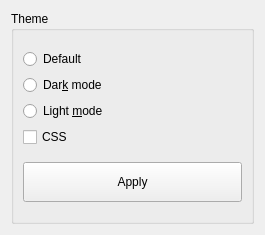
<?xml version="1.0" encoding="UTF-8"?>
<ui version="4.0">
 <class>From</class>
 <widget class="QWidget" name="From">
  <property name="geometry">
   <rect>
    <x>0</x>
    <y>0</y>
    <width>265</width>
    <height>235</height>
   </rect>
  </property>
  <property name="windowTitle">
   <string>Settings</string>
  </property>
  <layout class="QGridLayout" name="gridLayout_2">
   <item row="0" column="0">
    <widget class="QGroupBox" name="groupBox">
     <property name="title">
      <string>Theme</string>
     </property>
     <layout class="QGridLayout" name="gridLayout_4">
      <item row="0" column="0">
       <layout class="QVBoxLayout" name="verticalLayout">
        <item>
         <widget class="QRadioButton" name="radDefault">
          <property name="text">
           <string>Default</string>
          </property>
         </widget>
        </item>
        <item>
         <widget class="QRadioButton" name="radDark">
          <property name="text">
           <string>Dar&amp;k mode</string>
          </property>
         </widget>
        </item>
        <item>
         <widget class="QRadioButton" name="radLight">
          <property name="text">
           <string>Light &amp;mode</string>
          </property>
         </widget>
        </item>
        <item>
         <widget class="QCheckBox" name="customeCSS">
          <property name="text">
           <string>CSS</string>
          </property>
         </widget>
        </item>
       </layout>
      </item>
      <item row="1" column="0">
       <widget class="QPushButton" name="btnApply">
        <property name="sizePolicy">
         <sizepolicy hsizetype="Minimum" vsizetype="Fixed">
          <horstretch>0</horstretch>
          <verstretch>0</verstretch>
         </sizepolicy>
        </property>
        <property name="minimumSize">
         <size>
          <width>0</width>
          <height>40</height>
         </size>
        </property>
        <property name="text">
         <string>Apply</string>
        </property>
       </widget>
      </item>
     </layout>
    </widget>
   </item>
  </layout>
 </widget>
 <resources/>
 <connections/>
</ui>
